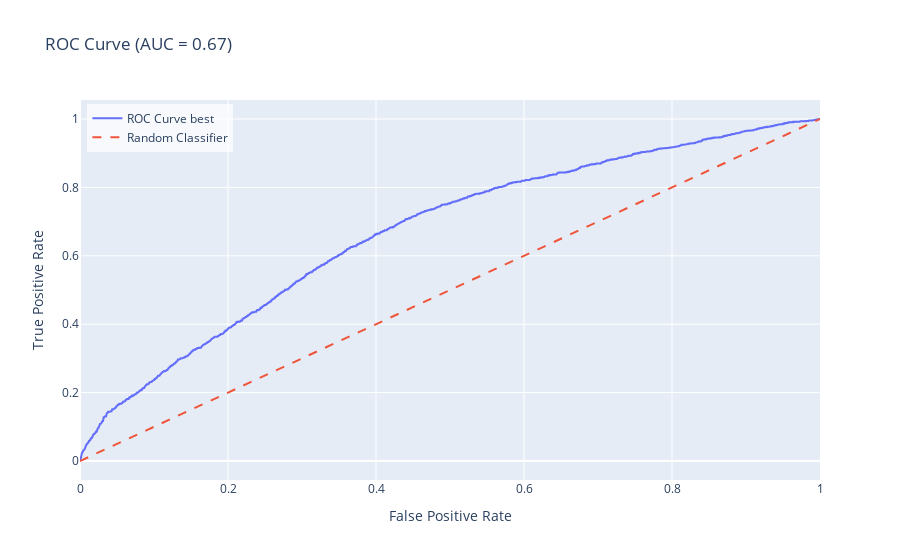

The code cell stored with this chart in its notebook:
### Code cell
# Berechnung der ROC-Kurve
fpr_best, tpr_best, thresholds_best = roc_curve(y_test, y_pred_proba_best)

# Erstellen der Plotly Figur
fig = go.Figure(
    data=[
        go.Scatter(x=fpr_best, y=tpr_best, mode='lines', name='ROC Curve best'),
        go.Scatter(x=[0, 1], y=[0, 1], mode='lines', name='Random Classifier', line=dict(dash='dash'))
    ],
    layout=go.Layout(
        xaxis=dict(title='False Positive Rate'),
        yaxis=dict(title='True Positive Rate'),
        title=f'ROC Curve (AUC = {auc_best:.2f})'
    )
)

# Anzeigen der Figur
fig.update_layout(legend=dict(
    yanchor="top",
    y=0.99,
    xanchor="left",
    x=0.01,
    bgcolor = 'rgba(255,255,255,0.7)'
))
fig.show()

### Figure 1 — Plotly figure (JSON) as saved in the notebook; plotly's stock layout.template omitted (floating-point values rounded to 4 significant figures; data arrays with more than 128 entries replaced by an {"elided": "..."} marker saying what was removed)
{"data": [{"mode": "lines", "name": "ROC Curve best", "type": "scatter", "x": {"elided": "2960 float values"}, "y": {"elided": "2960 float values"}}, {"line": {"dash": "dash"}, "mode": "lines", "name": "Random Classifier", "type": "scatter", "x": [0, 1], "y": [0, 1]}], "layout": {"autosize": true, "legend": {"bgcolor": "rgba(255,255,255,0.7)", "x": 0.01, "xanchor": "left", "y": 0.99, "yanchor": "top"}, "title": {"text": "ROC Curve (AUC = 0.67)"}, "xaxis": {"autorange": true, "range": [0, 1], "title": {"text": "False Positive Rate"}, "type": "linear"}, "yaxis": {"autorange": true, "range": [-0.05556, 1.056], "title": {"text": "True Positive Rate"}, "type": "linear"}}}
